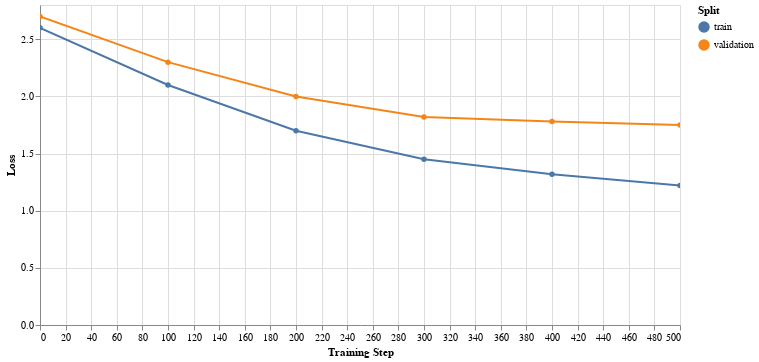

Describe this chart as a Vega-Lite specification.
### Vega-Lite specification from a JSON file in a GitHub repository (floating-point values rounded to 4 significant figures)
{"$schema": "https://vega.github.io/schema/vega-lite/v5.json", "description": "Interactive training curve demo.", "width": 640, "height": 320, "data": {"values": [{"step": 0, "loss": 2.6, "split": "train"}, {"step": 100, "loss": 2.1, "split": "train"}, {"step": 200, "loss": 1.7, "split": "train"}, {"step": 300, "loss": 1.45, "split": "train"}, {"step": 400, "loss": 1.32, "split": "train"}, {"step": 500, "loss": 1.22, "split": "train"}, {"step": 0, "loss": 2.7, "split": "validation"}, {"step": 100, "loss": 2.3, "split": "validation"}, {"step": 200, "loss": 2.0, "split": "validation"}, {"step": 300, "loss": 1.82, "split": "validation"}, {"step": 400, "loss": 1.78, "split": "validation"}, {"step": 500, "loss": 1.75, "split": "validation"}]}, "mark": {"type": "line", "point": true, "tooltip": true}, "encoding": {"x": {"field": "step", "type": "quantitative", "title": "Training Step"}, "y": {"field": "loss", "type": "quantitative", "title": "Loss"}, "color": {"field": "split", "type": "nominal", "title": "Split"}}, "selection": {"grid": {"type": "interval", "bind": "scales"}}}
